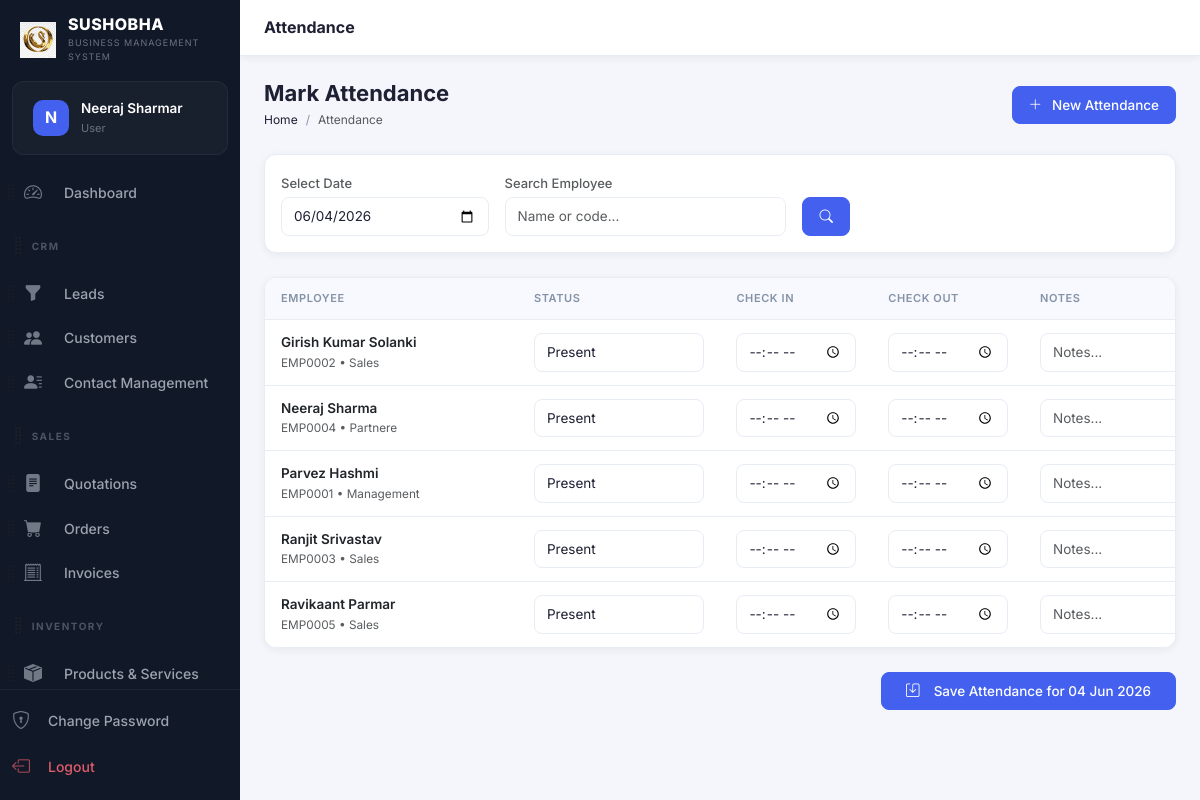
Page /modules/attendance/index.php (signed in) on the committed database.
### tables this page shows
CREATE TABLE `users` (
  `id` int(10) unsigned NOT NULL AUTO_INCREMENT,
  `role_id` int(10) unsigned NOT NULL DEFAULT 5,
  `name` varchar(100) NOT NULL,
  `email` varchar(150) NOT NULL,
  `password` varchar(255) NOT NULL,
  `phone` varchar(20) DEFAULT NULL,
  `avatar` varchar(255) DEFAULT NULL,
  `is_active` tinyint(1) NOT NULL DEFAULT 1,
  `remember_token` varchar(100) DEFAULT NULL,
  `reset_token` varchar(100) DEFAULT NULL,
  `reset_token_expires` datetime DEFAULT NULL,
  `last_login` datetime DEFAULT NULL,
  `login_attempts` int(11) DEFAULT 0,
  `locked_until` datetime DEFAULT NULL,
  `created_at` timestamp NOT NULL DEFAULT current_timestamp(),
  `updated_at` timestamp NOT NULL DEFAULT current_timestamp() ON UPDATE current_timestamp(),
  `access_rights` varchar(255) DEFAULT '["Read"]',
  PRIMARY KEY (`id`),
  UNIQUE KEY `email` (`email`),
  KEY `role_id` (`role_id`),
  CONSTRAINT `users_ibfk_1` FOREIGN KEY (`role_id`) REFERENCES `roles` (`id`)
);

CREATE TABLE `roles` (
  `id` int(10) unsigned NOT NULL AUTO_INCREMENT,
  `name` varchar(50) NOT NULL,
  `slug` varchar(50) NOT NULL,
  `permissions` longtext DEFAULT NULL CHECK (json_valid(`permissions`)),
  `created_at` timestamp NOT NULL DEFAULT current_timestamp(),
  PRIMARY KEY (`id`),
  UNIQUE KEY `name` (`name`),
  UNIQUE KEY `slug` (`slug`)
);

CREATE TABLE `employees` (
  `id` int(10) unsigned NOT NULL AUTO_INCREMENT,
  `user_id` int(10) unsigned DEFAULT NULL,
  `emp_code` varchar(20) DEFAULT NULL,
  `name` varchar(150) NOT NULL,
  `email` varchar(150) DEFAULT NULL,
  `phone` varchar(20) DEFAULT NULL,
  `department` varchar(100) DEFAULT NULL,
  `designation` varchar(100) DEFAULT NULL,
  `join_date` date DEFAULT NULL,
  `salary` decimal(12,2) DEFAULT 0.00,
  `salary_type` enum('monthly','weekly','daily','hourly') DEFAULT 'monthly',
  `address` text DEFAULT NULL,
  `emergency_contact` varchar(100) DEFAULT NULL,
  `photo` varchar(255) DEFAULT NULL,
  `bank_name` varchar(100) DEFAULT NULL,
  `bank_account` varchar(30) DEFAULT NULL,
  `bank_ifsc` varchar(15) DEFAULT NULL,
  `status` enum('active','inactive','terminated') DEFAULT 'active',
  `created_at` timestamp NOT NULL DEFAULT current_timestamp(),
  `updated_at` timestamp NOT NULL DEFAULT current_timestamp() ON UPDATE current_timestamp(),
  `access_rights` varchar(255) DEFAULT '["Read"]',
  `role_id` int(11) DEFAULT 5,
  PRIMARY KEY (`id`),
  UNIQUE KEY `emp_code` (`emp_code`),
  KEY `user_id` (`user_id`),
  CONSTRAINT `employees_ibfk_1` FOREIGN KEY (`user_id`) REFERENCES `users` (`id`) ON DELETE SET NULL
);

### config/db.php (called while the page is built, shortened)
<?php
class Database {
    private static ?PDO $instance = null;
    public static function getInstance(): PDO {
        if (self::$instance === null) {
            $host   = 'localhost';
            $dbname = 'sushobha_crm';
            $user   = 'root';
            $pass   = '';
            $charset = 'utf8mb4';
            $dsn = "mysql:host={$host};dbname={$dbname};charset={$charset}";
            $options = [
                PDO::ATTR_ERRMODE            => PDO::ERRMODE_EXCEPTION,
                PDO::ATTR_DEFAULT_FETCH_MODE => PDO::FETCH_ASSOC,
                PDO::ATTR_EMULATE_PREPARES   => false,
            ];
            try {
                self::$instance = new PDO($dsn, $user, $pass, $options);
            } catch (PDOException $e) {
                die(json_encode(['error' => 'Database connection failed: ' . $e->getMessage()]));
            }
        }
        return self::$instance;
    }
}
function db(): PDO {
    return Database::getInstance();
}

### includes/auth.php (called while the page is built, shortened)
<?php
require_once __DIR__ . '/../config/db.php';
function isLoggedIn(): bool {
    return isset($_SESSION['user_id']) && !empty($_SESSION['user_id']);
}
function currentUser(): ?array {
    static $user = null;
    if ($user === null) {
        $stmt = db()->prepare("SELECT u.*, r.name AS role_name, r.slug AS role_slug, r.permissions FROM users u JOIN roles r ON u.role_id = r.id WHERE u.id = ?");
        $stmt->execute([$_SESSION['user_id']]);
        $user = $stmt->fetch();
    }
    return $user;
}

### includes/functions.php (called while the page is built, shortened)
<?php
require_once __DIR__ . '/../config/db.php';
function e(?string $str): string {
    return htmlspecialchars($str ?? '', ENT_QUOTES | ENT_HTML5, 'UTF-8');
}
function sanitize(?string $str): string {
    return trim(strip_tags($str ?? ''));
}

### modules/attendance/index.php (the view, shortened to what this page needs)
<?php
require_once __DIR__ . '/../../config/db.php';
require_once __DIR__ . '/../../includes/auth.php';
require_once __DIR__ . '/../../includes/functions.php';
$date = sanitize($_GET['date'] ?? date('Y-m-d'));
$search = sanitize($_GET['search'] ?? '');
$where = ['e.status="active"']; $params = [];
$whereStr = implode(' AND ', $where);
$sql = "SELECT e.id as emp_id, e.emp_code, e.name, e.department,
        a.id as att_id, a.status, a.check_in, a.check_out, a.notes
        FROM employees e
        LEFT JOIN attendance a ON e.id = a.employee_id AND a.date = ?
        WHERE $whereStr
        ORDER BY e.name ASC";
$stmt = db()->prepare($sql);
$stmt->execute(array_merge([$date], $params));
$employees = $stmt->fetchAll();
include __DIR__ . '/../../includes/header.php';
?>
<?php include __DIR__ . '/../../includes/sidebar.php'; ?>
<div class="main-content">
<div class="topbar">
  <div class="topbar-title">Attendance</div>
</div>
<div class="page-content">
<div class="page-header">
  <div class="page-header-left"><h1>Mark Attendance</h1>
    <nav aria-label="breadcrumb"><ol class="breadcrumb"><li class="breadcrumb-item"><a href="<?= BASE_URL ?>/modules/dashboard/index.php">Home</a></li><li class="breadcrumb-item active">Attendance</li></ol></nav>
  </div>
  <a href="<?= BASE_URL ?>/modules/attendance/create.php" class="btn btn-primary"><i class="bi bi-plus-lg me-1"></i>New Attendance</a>
</div>
<div class="crm-card mb-4">
    <div class="crm-card-body p-3">
        <form method="GET" class="row g-3 align-items-end">
            <div class="col-md-3">
                <label class="form-label text-muted small mb-1">Select Date</label>
                <input type="date" name="date" class="form-control" value="<?= e($date) ?>" onchange="this.form.submit()">
            </div>
            <div class="col-md-4">
                <label class="form-label text-muted small mb-1">Search Employee</label>
                <input type="text" name="search" class="form-control" placeholder="Name or code..." value="<?= e($search) ?>">
            </div>
            <div class="col-md-auto">
                <button type="submit" class="btn btn-primary"><i class="bi bi-search"></i></button>
            </div>
        </form>
    </div>
</div>
<form method="POST">
    <div class="table-wrapper mb-4">
        <div class="table-responsive">
            <table class="table crm-table align-middle mb-0">
                <thead>
                    <tr>
                        <th style="width:25%">Employee</th>
                        <th style="width:20%">Status</th>
                        <th style="width:15%">Check In</th>
                        <th style="width:15%">Check Out</th>
                        <th style="width:25%">Notes</th>
                    </tr>
                </thead>
                <tbody>
                    <?php if(empty($employees)): ?>
                        <tr><td colspan="5"><div class="empty-state"><i class="bi bi-calendar-check"></i><p>No active employees found.</p></div></td></tr>
                    <?php else: foreach($employees as $e):
                        $status = $e['status'] ?? 'present';
                    ?>
                    <tr>
                        <td>
                            <div class="fw-semibold text-dark"><?= e($e['name']) ?></div>
                            <div class="small text-muted"><?= e($e['emp_code']) ?> <?= $e['department'] ? ' • '.e($e['department']) : '' ?></div>
                        </td>
                        <td>
                            <select name="attendance[<?= $e['emp_id'] ?>][status]" class="form-select form-select-sm">
                                <option value="present" <?= $status==='present'?'selected':'' ?>>Present</option>
                            </select>
                        </td>
                        <td><input type="time" name="attendance[<?= $e['emp_id'] ?>][check_in]" class="form-control form-control-sm" value="<?= e($e['check_in'] ? date('H:i', strtotime($e['check_in'])) : '') ?>"></td>
                        <td><input type="time" name="attendance[<?= $e['emp_id'] ?>][check_out]" class="form-control form-control-sm" value="<?= e($e['check_out'] ? date('H:i', strtotime($e['check_out'])) : '') ?>"></td>
                        <td><input type="text" name="attendance[<?= $e['emp_id'] ?>][notes]" class="form-control form-control-sm" placeholder="Notes..." value="<?= e($e['notes']) ?>"></td>
                    </tr>
                    <?php endforeach; endif; ?>
                </tbody>
            </table>
        </div>
    </div>
    <?php if(!empty($employees)): ?>
    <div class="d-flex justify-content-end mb-5">
        <button type="submit" class="btn btn-primary px-4"><i class="bi bi-save me-2"></i>Save Attendance for <?= date('d M Y', strtotime($date)) ?></button>
    </div>
    <?php endif; ?>
</form>
</div></div>
<?php include __DIR__ . '/../../includes/footer.php'; ?>

### includes/sidebar.php (shortened to what this page needs)
<?php
function isActive(string $path): string {
    return strpos($_SERVER['PHP_SELF'], $path) !== false ? 'active' : '';
}
$user = currentUser();
?>
<nav class="sidebar" id="sidebar">
  <div class="sidebar-brand">
    <div class="brand-logo">
      <img src="<?= BASE_URL ?>/assets/img/logo.png" alt="Logo" style="width: 100%; height: 100%; object-fit: contain;">
    </div>
    <div class="brand-text">
      <span class="brand-name"><?= APP_NAME ?></span>
      <span class="brand-tagline"><?= APP_TAGLINE ?></span>
    </div>
  </div>
  <div class="sidebar-user">
    <div class="sidebar-user-avatar">
      <?php if (!empty($user['avatar'])): ?>
        <img src="<?= BASE_URL ?>/<?= e($user['avatar']) ?>" alt="Avatar">
      <?php else: ?>
        <span><?= strtoupper(substr($user['name'] ?? 'U', 0, 1)) ?></span>
      <?php endif; ?>
    </div>
    <div class="sidebar-user-info">
      <span class="user-name"><?= e($user['name'] ?? 'User') ?></span>
      <span class="user-role"><?= ucwords(str_replace('_', ' ', $user['role_slug'] ?? '')) ?></span>
    </div>
  </div>
  <div class="sidebar-menu" id="sortableSidebar">
    <?php
    $menuDict = [];
    foreach ($defaultMenu as $item) {
        $menuDict[$item['id']] = $item;
    }
    $userId = $_SESSION['user_id'] ?? 0;
    $stmt = db()->prepare("SELECT preference_value FROM user_preferences WHERE user_id = ? AND preference_key = 'sidebar_order'");
    $stmt->execute([$userId]);
    $savedOrderJson = $stmt->fetchColumn();
    $savedOrder = $savedOrderJson ? json_decode($savedOrderJson, true) : null;
    $menu = [];
    if ($savedOrder && is_array($savedOrder)) {
        foreach ($savedOrder as $id) {
            if (isset($menuDict[$id])) {
                $menu[] = $menuDict[$id];
                unset($menuDict[$id]);
            }
        }
        foreach ($menuDict as $item) {
            $menu[] = $item;
        }
    } else {
        $menu = $defaultMenu;
    }
    foreach ($menu as $item):
    ?>
      <div class="sidebar-sortable-item" data-id="<?= e($item['id']) ?>">
        <?php if ($item['type'] === 'header'): ?>
          <div class="menu-section-title d-flex align-items-center" style="margin-top: 15px;">
            <i class="bi bi-grip-vertical text-muted drag-handle" style="font-size: 1.2rem; cursor: grab; margin-left: -15px; margin-right: 2px;" title="Drag to reorder"></i>
            <span><?= e($item['label']) ?></span>
          </div>
        <?php else: ?>
          <div class="d-flex align-items-center position-relative">
            <i class="bi bi-grip-vertical text-muted drag-handle" style="font-size: 1.2rem; cursor: grab; opacity: 0.6; position: absolute; left: -15px; z-index: 10; padding: 10px 5px;" title="Drag to reorder"></i>
            <a href="<?= BASE_URL . $item['url'] ?>" class="menu-item flex-grow-1 mb-0 <?= isActive($item['match']) ?>">
              <i class="bi <?= $item['icon'] ?>"></i><span class="ms-1"><?= e($item['label']) ?></span>
            </a>
          </div>
        <?php endif; ?>
      </div>
    <?php endforeach; ?>
  </div>
  <div class="sidebar-footer">
    <a href="<?= BASE_URL ?>/modules/auth/change-password.php" class="menu-item <?= isActive('/auth/change-password') ?>">
      <i class="bi bi-shield-lock"></i><span>Change Password</span>
    </a>
    <a href="<?= BASE_URL ?>/modules/auth/logout.php" class="menu-item menu-item-logout">
      <i class="bi bi-box-arrow-left"></i><span>Logout</span>
    </a>
  </div>
</nav>

### rows in the picture
users: name "N", name "Neeraj Sharmar", role.slug "User"
employees: name "Girish Kumar Solanki", emp_code "EMP0002", department "Sales", id "Present"
employees: name "Neeraj Sharma", emp_code "EMP0004", department "Partnere", id "Present"
employees: name "Parvez Hashmi", emp_code "EMP0001", department "Management", id "Present"
employees: name "Ranjit Srivastav", emp_code "EMP0003", department "Sales", id "Present"
employees: name "Ravikaant Parmar", emp_code "EMP0005", department "Sales", id "Present"

### other values in the picture
APP_NAME "SUSHOBHA"
APP_TAGLINE "BUSINESS MANAGEMENT SYSTEM"
$item['label'] "Dashboard"
$item['label'] "CRM"
$item['label'] "Leads"
$item['label'] "Customers"
$item['label'] "Contact Management"
$item['label'] "SALES"
$item['label'] "Quotations"
$item['label'] "Orders"
$item['label'] "Invoices"
$item['label'] "INVENTORY"
$item['label'] "Products & Services"
date('d M Y', strtotime($date)) "04 Jun 2026"
